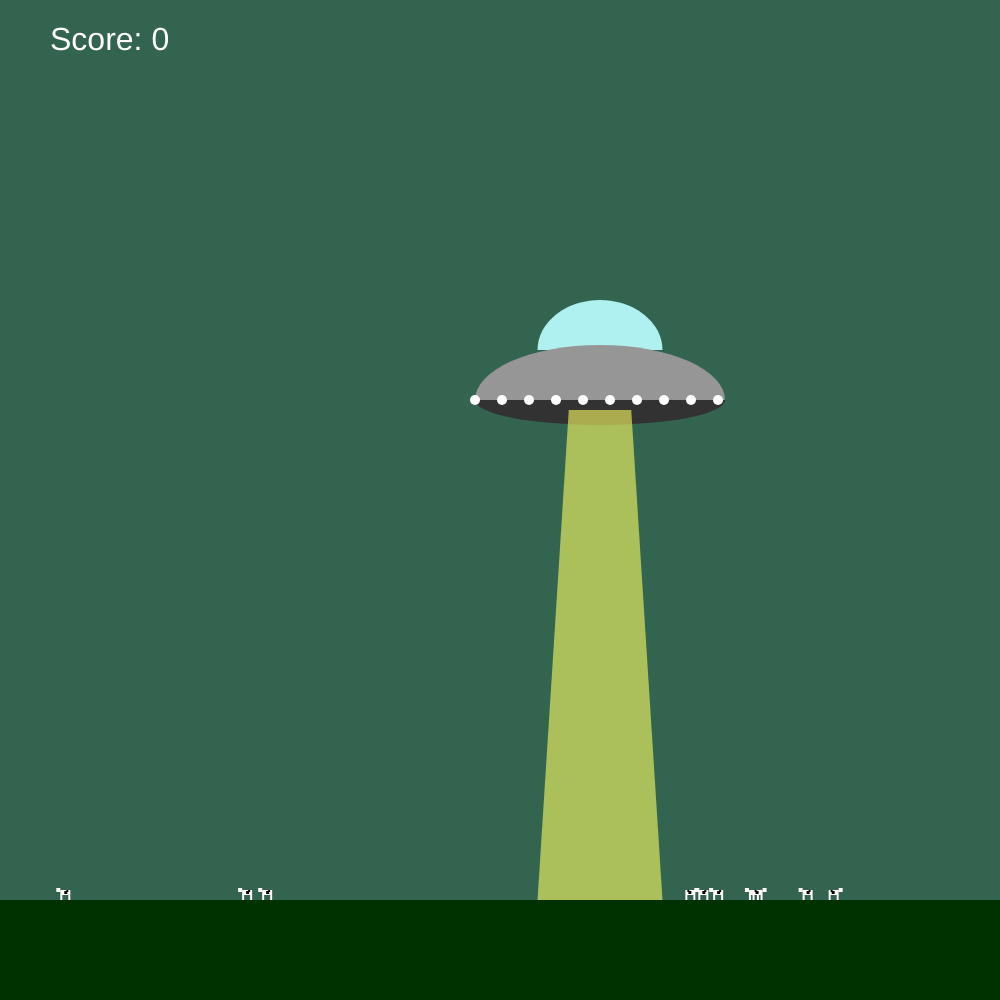
Frame 1 (no input)
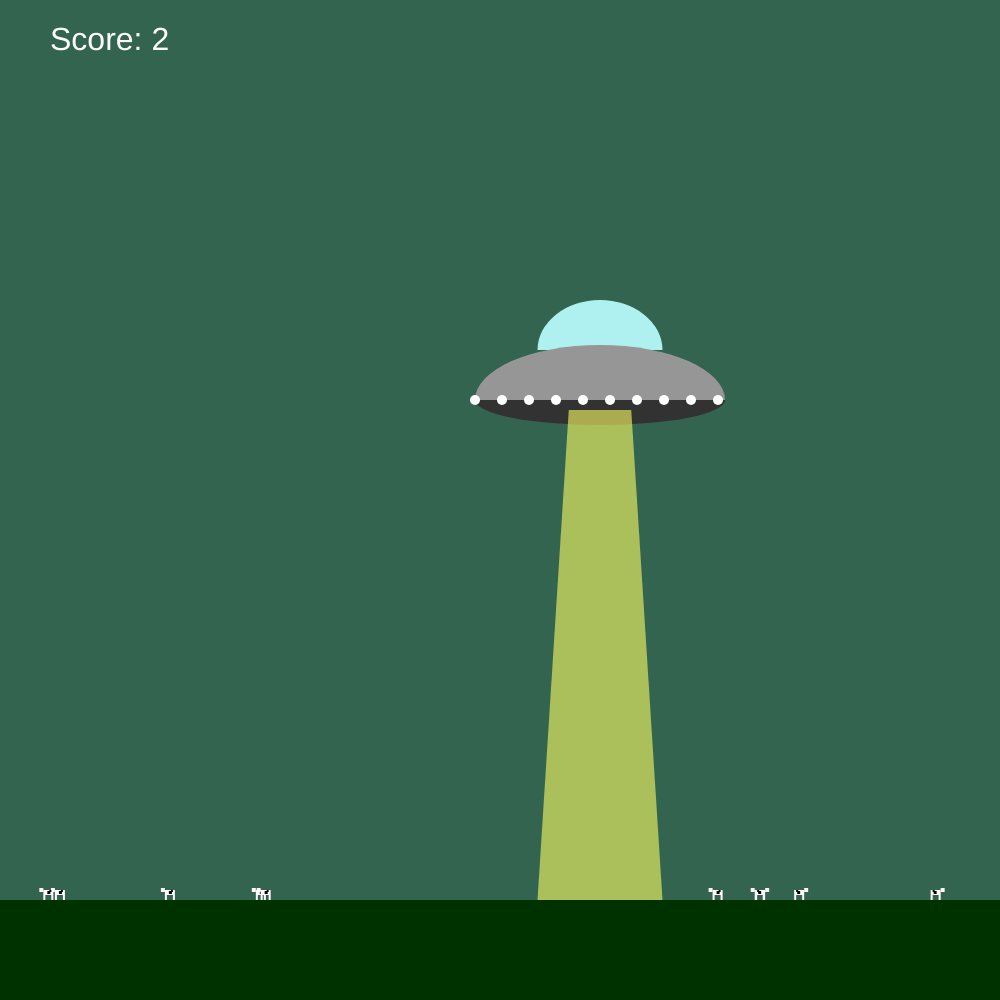
Frame 60 (no input)
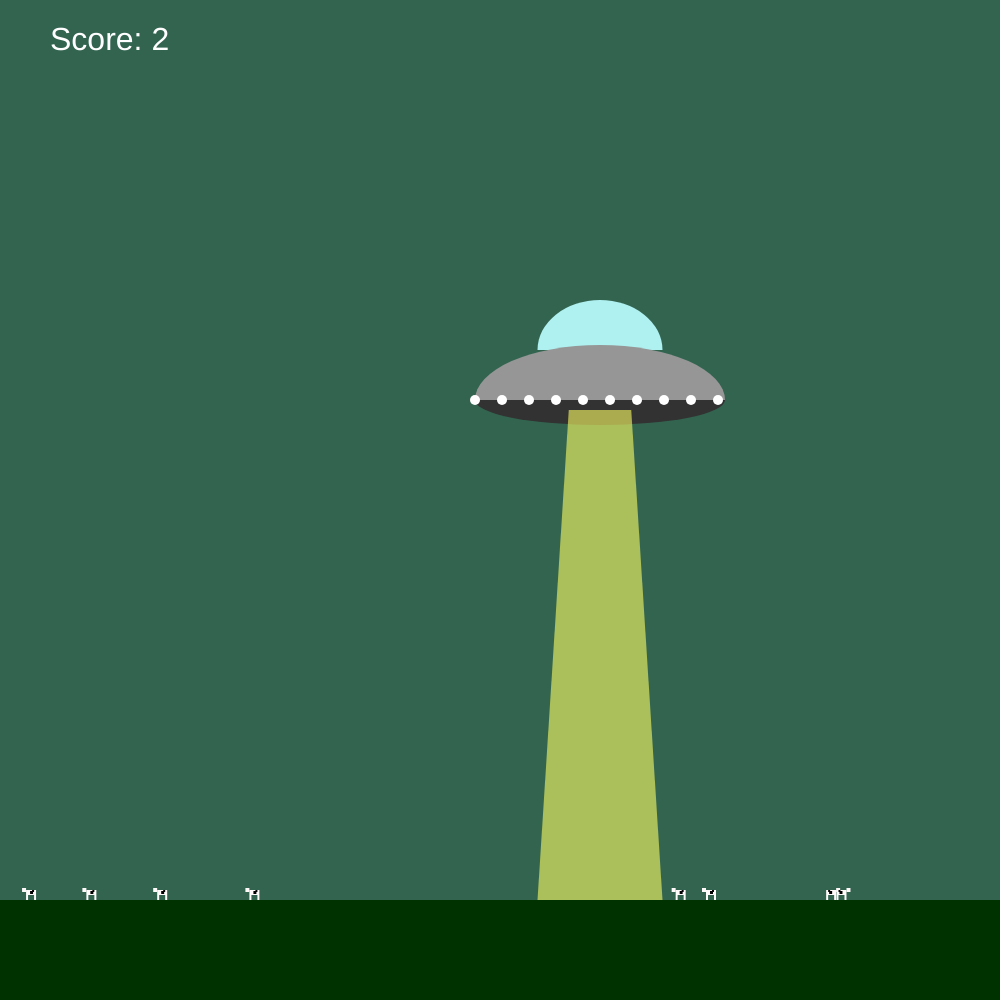
Frame 120 (the mouse pressed at the canvas centre since frame 60)

The p5.js sketch that drew these frames (run headless with seeded random() and noise() and a simulated clock; from frame 60 on, the mouse is pressed at the canvas centre):

// p5.js sketch
// ── sketch.js
let flying_nlo = {
    x: 600,
    y: 400,
    width: 250,
    height: 100,
    color_1: '#AFF0F0',
    color_2: '#969696',

    draw_signal: function(){
        fill(255);
        for(let i = 0; i < 10; i++)
            circle(this.x - this.width/2 + i * 27, this.y, 10);
    },

    change_pos: function(direction){
        this.x += direction;
    },

    draw_fly: function(){
        fill(this.color_1);
        arc(this.x, this.y - this.height/2, this.width/2, this.height, PI, TWO_PI);
        fill(this.color_2);
        arc(this.x, this.y, this.width, this.height + 10, PI, TWO_PI);
        fill(50);
        arc(this.x, this.y, this.width, this.height/2, 0, PI);
        this.draw_signal();  
    },

    beam: function(){
        fill(255,255,100,150);
        
        beginShape();
        vertex(this.x - this.width/8, this.y + 10);
        vertex(this.x + this.width/8, this.y + 10);
        vertex(this.x + this.width/4, height - 100);
        vertex(this.x - this.width/4, height - 100);
        endShape();
    },

    // проверка на столкновение 
    check_cow_in_beam: function(cow) {
        return cow.x > this.x - this.width/4 && cow.x < this.x + this.width/4 && cow.y > this.y;
    }
};

let cows = [];
let score = 0;

function Cow(x, y, direction) {
    this.x = x;
    this.y = y;
    this.direction = direction;

    this.walk = function() {
        this.x += this.direction;
    };

    this.draw = function() {
        push();
        translate(this.x, this.y);
        if (this.direction > 0) {
            scale(-1, 1);
        }

        fill(255, 250, 250);
        rect(0, -10, 10, 5);
        
        rect(0, -5, 2, 5);
        rect(8, -5, 2, 5);

        rect(-4, -12, 4, 4);
        
        fill(0);
        rect(4, -9, 3, 3);
        rect(6, -10, 2, 2);

        pop();
    };
}

function CowManager() {
    let countCows = 10;

    this.update = function() {
        while (cows.length < countCows) {
            cows.push(new Cow(random(0, width), height - 100, random(-2, 2)));
        }

        for (let i = 0; i < cows.length; i++) {
            cows[i].walk();

            if (cows[i].x > width + 100)
                cows[i].x = 0;
            else if (cows[i].x < -100)
                cows[i].x = width;

            // попала ли корова в луч
            if (flying_nlo.check_cow_in_beam(cows[i])) {
                score++;
                cows[i].x = random(0, width);  // телепорт коровы рандом
            }
        }
    };

    this.draw = function() {
        for (let i = 0; i < cows.length; i++)
            cows[i].draw();
    };

    return this;
}

function setup() {
    createCanvas(1000, 1000);
    frameRate(20);
    noStroke();
}

function draw() {
    background(50, 100, 80);

    let cowManager = new CowManager();
    cowManager.update();
    cowManager.draw();

    fill(0, 50, 0);
    rect(0, height - 100, width, 100);

    flying_nlo.draw_fly();
    flying_nlo.beam();

    // счётчик
    fill(255);
    textSize(32);
    text("Score: " + score, 50, 50);

    if (keyIsDown(LEFT_ARROW))
        flying_nlo.change_pos(-4);
    if (keyIsDown(RIGHT_ARROW))
        flying_nlo.change_pos(4);
}
